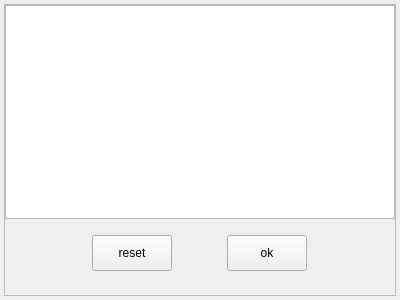
<?xml version="1.0" encoding="UTF-8"?>
<ui version="4.0">
 <class>ReinforcementArgsDialog</class>
 <widget class="QWidget" name="ReinforcementArgsDialog">
  <property name="geometry">
   <rect>
    <x>0</x>
    <y>0</y>
    <width>400</width>
    <height>300</height>
   </rect>
  </property>
  <property name="windowTitle">
   <string>Form</string>
  </property>
  <layout class="QVBoxLayout" name="verticalLayout_3" stretch="0">
   <property name="spacing">
    <number>4</number>
   </property>
   <property name="leftMargin">
    <number>4</number>
   </property>
   <property name="topMargin">
    <number>4</number>
   </property>
   <property name="rightMargin">
    <number>4</number>
   </property>
   <property name="bottomMargin">
    <number>4</number>
   </property>
   <item>
    <widget class="QFrame" name="m_frame">
     <property name="frameShape">
      <enum>QFrame::StyledPanel</enum>
     </property>
     <property name="frameShadow">
      <enum>QFrame::Raised</enum>
     </property>
     <layout class="QVBoxLayout" name="verticalLayout_2">
      <property name="spacing">
       <number>0</number>
      </property>
      <property name="leftMargin">
       <number>0</number>
      </property>
      <property name="topMargin">
       <number>0</number>
      </property>
      <property name="rightMargin">
       <number>0</number>
      </property>
      <property name="bottomMargin">
       <number>0</number>
      </property>
      <item>
       <layout class="QVBoxLayout" name="verticalLayout">
        <property name="spacing">
         <number>16</number>
        </property>
        <property name="bottomMargin">
         <number>24</number>
        </property>
        <item>
         <widget class="QListWidget" name="m_listWidget">
          <property name="focusPolicy">
           <enum>Qt::NoFocus</enum>
          </property>
         </widget>
        </item>
        <item>
         <layout class="QHBoxLayout" name="horizontalLayout">
          <property name="leftMargin">
           <number>48</number>
          </property>
          <property name="rightMargin">
           <number>48</number>
          </property>
          <item>
           <widget class="QPushButton" name="m_reset">
            <property name="sizePolicy">
             <sizepolicy hsizetype="Fixed" vsizetype="Fixed">
              <horstretch>0</horstretch>
              <verstretch>0</verstretch>
             </sizepolicy>
            </property>
            <property name="minimumSize">
             <size>
              <width>72</width>
              <height>36</height>
             </size>
            </property>
            <property name="text">
             <string>reset</string>
            </property>
           </widget>
          </item>
          <item>
           <widget class="QPushButton" name="m_ok">
            <property name="sizePolicy">
             <sizepolicy hsizetype="Fixed" vsizetype="Fixed">
              <horstretch>0</horstretch>
              <verstretch>0</verstretch>
             </sizepolicy>
            </property>
            <property name="minimumSize">
             <size>
              <width>72</width>
              <height>36</height>
             </size>
            </property>
            <property name="text">
             <string>ok</string>
            </property>
           </widget>
          </item>
         </layout>
        </item>
       </layout>
      </item>
     </layout>
    </widget>
   </item>
  </layout>
 </widget>
 <resources/>
 <connections/>
</ui>
